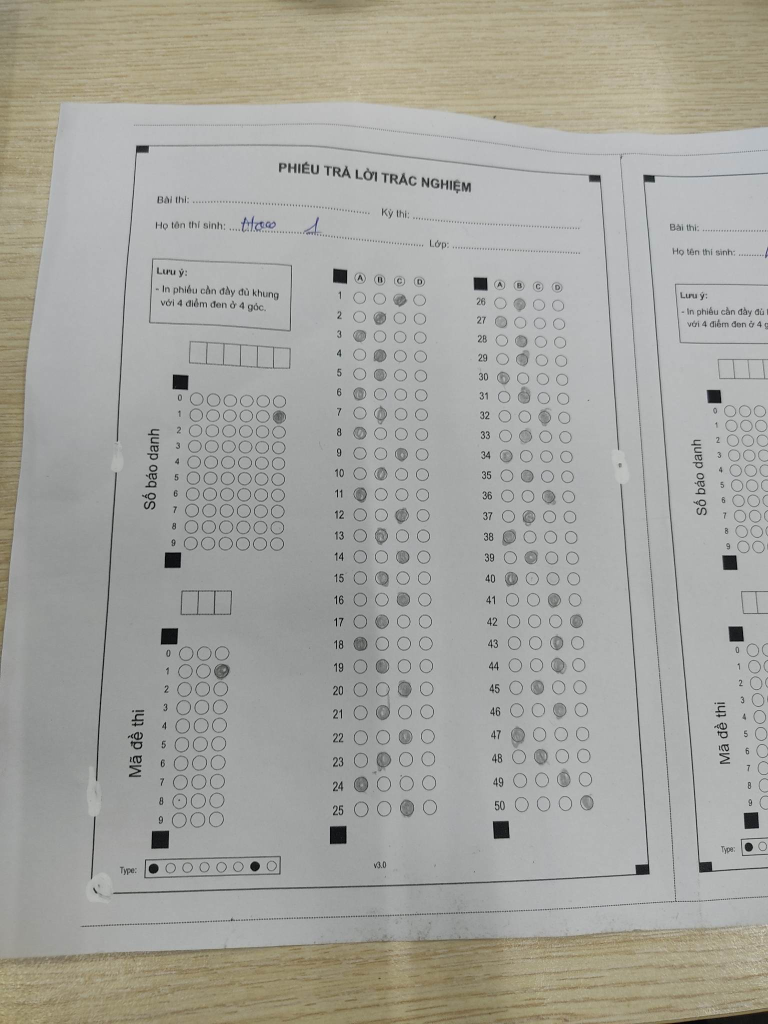
#> input picture test3.jpg, 1536 x 2048 px, given in place of ., which was not available (shown at 1/2 size)
$ python segment.py --image .
#> lines starting #> are read from the running program, lines starting #| are printed output that depends on the picture
import argparse
from pathlib import Path

import cv2
import matplotlib.pyplot as plt
import numpy as np

from utils import Segmentation

if __name__ == "__main__":
    parser = argparse.ArgumentParser()
    parser.add_argument(
        "--image",
        help="The image to segment relative to the current folder.",
        default="./page_test.jpg",
    )
    args = parser.parse_args()
    img = plt.imread(args.image)
#> img is the input picture: shape (2048, 1536, 3); mean R, G, B 164.9, 164.4, 158
    gray = cv2.cvtColor(img, cv2.COLOR_BGR2GRAY) / 255
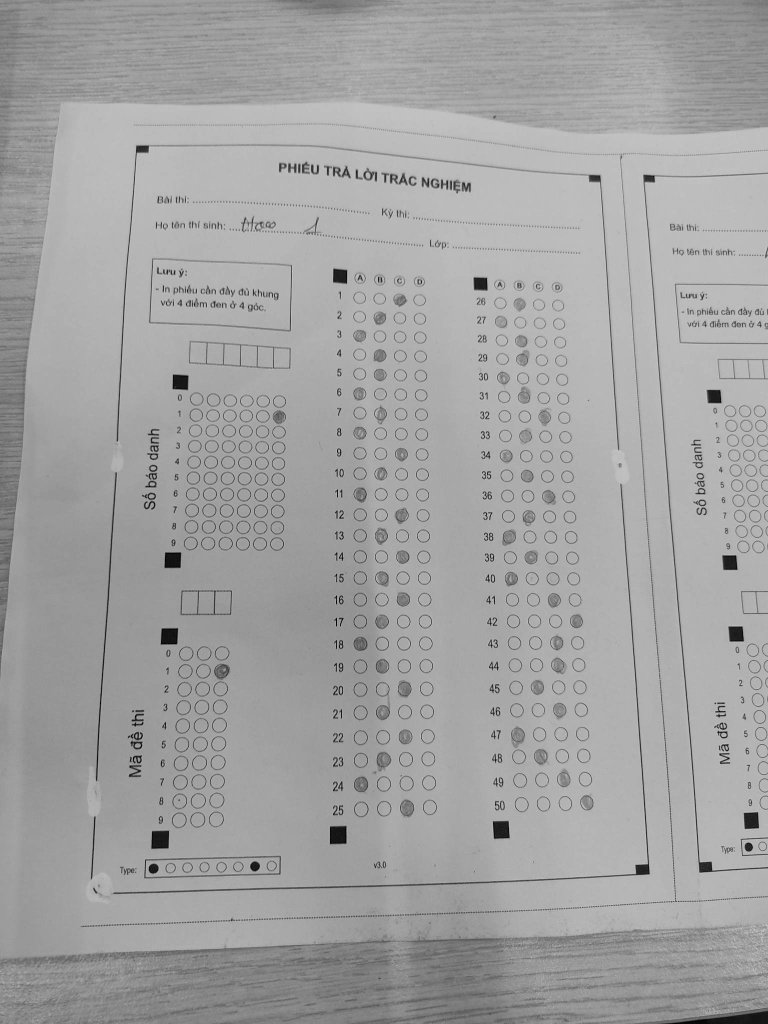
#> gray: shape (2048, 1536) float64 (shown at 1/2 size); min 0.00392, max 0.859, mean 0.636

#> (the run stopped early here; a loop or call above may not have finished)

$ run again, on test4.jpg
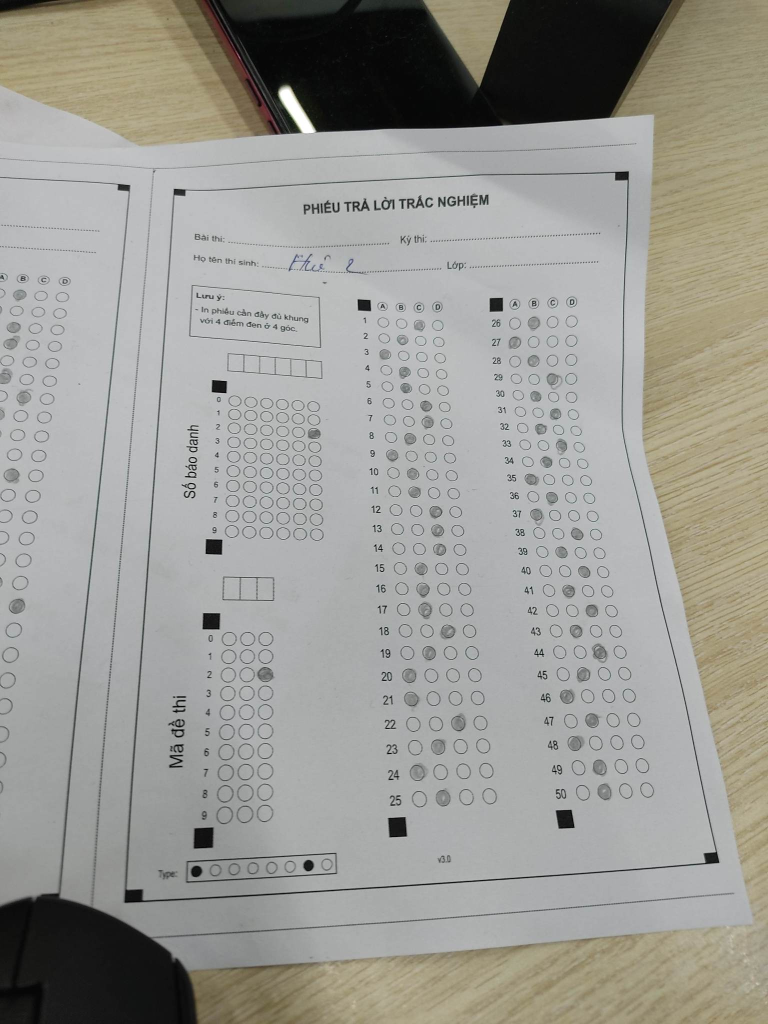
#> input picture test4.jpg, 1536 x 2048 px, given in place of ., which was not available (shown at 1/2 size)
#> img is the input picture: shape (2048, 1536, 3); mean R, G, B 155.2, 154.3, 148.5
#> `gray = cv2.cvtColor(img, cv2.COLOR_BGR2GRAY) / 255`:
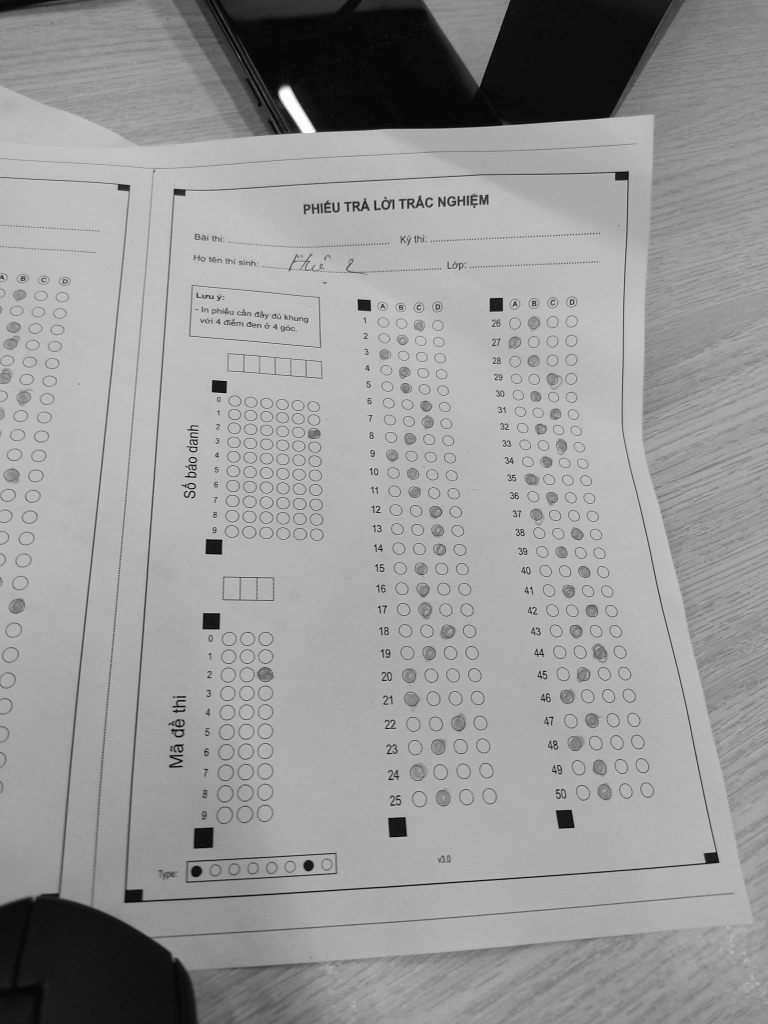
#> gray: shape (2048, 1536) float64 (shown at 1/2 size); min 0, max 1, mean 0.597

$ run again, on test5.jpg
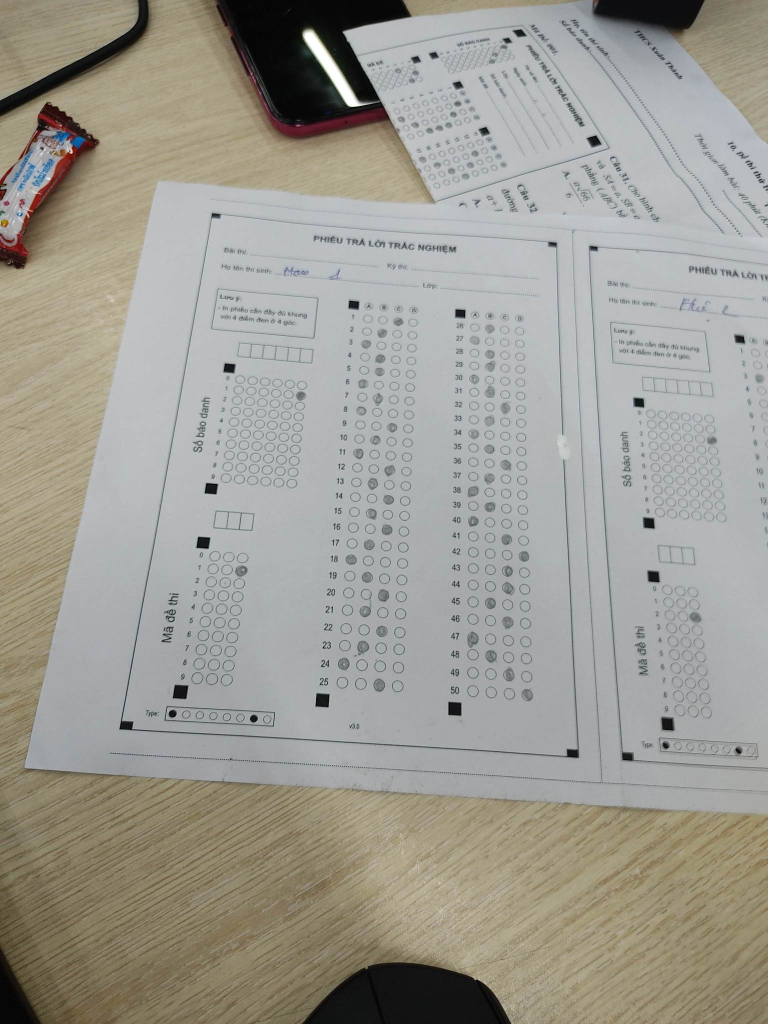
#> input picture test5.jpg, 1536 x 2048 px, given in place of ., which was not available (shown at 1/2 size)
#> img is the input picture: shape (2048, 1536, 3); mean R, G, B 158, 156, 147.5
#> `gray = cv2.cvtColor(img, cv2.COLOR_BGR2GRAY) / 255`:
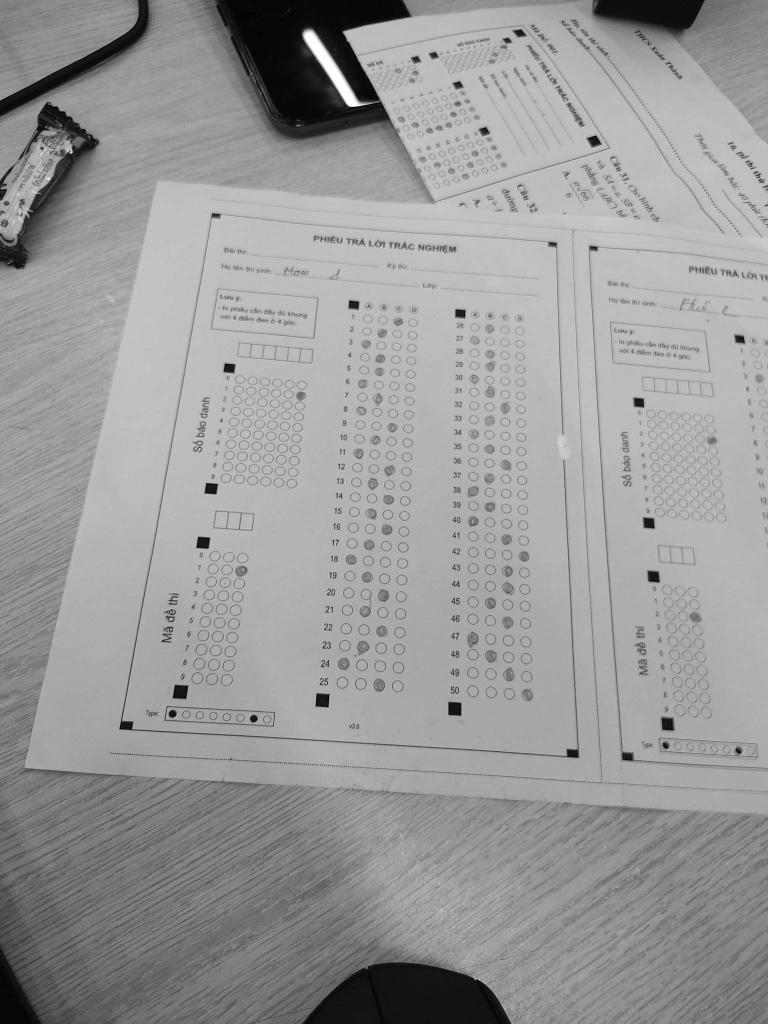
#> gray: shape (2048, 1536) float64 (shown at 1/2 size); min 0, max 1, mean 0.602
